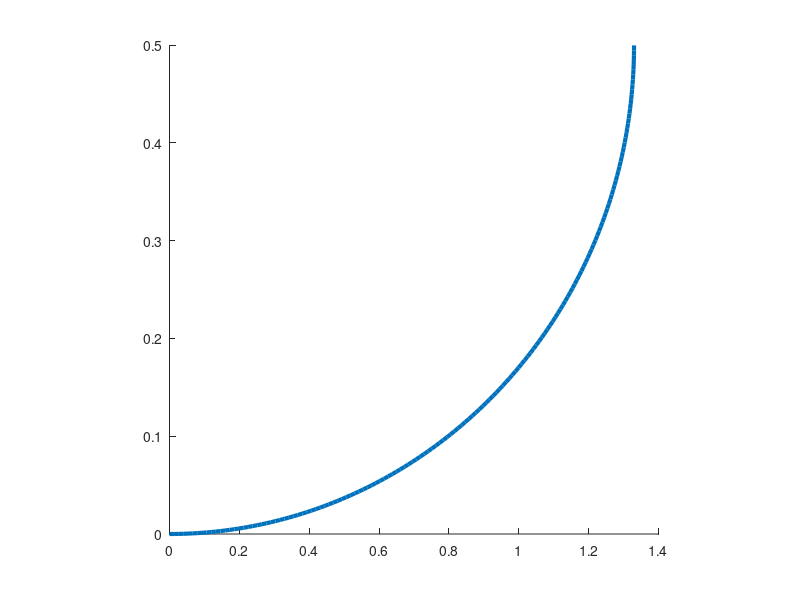

This figure's MATLAB source: (Note: this script raises an error after producing the figure.)
x = 0:0.01:pi/2;
n = 1.33;
NA = n*sin(x);
eff = (1-cos(x))/2;
a = x * 180 / pi;
%%
figureSize = 500;
lineWidth = 1.5;
%%
f7 = figure(7)
cla reset;
pos = get(f7, 'Position');
set(f7, 'Position', [pos(1), pos(2), figureSize, figureSize])
hold on
axis square
set(gcf, 'Color', 'w')

plot(NA, eff, 'LineWidth', 2*lineWidth)
h = gca;
h.GridColor = [1,1,1];
h.GridAlpha = 1;
grid on
set(h, 'LineWidth', lineWidth)
set(h, 'Box', 'on', 'Color', repmat(0.9,[1,3]), 'FontSize', 12)

%%
export_fig 'light_eff.pdf'